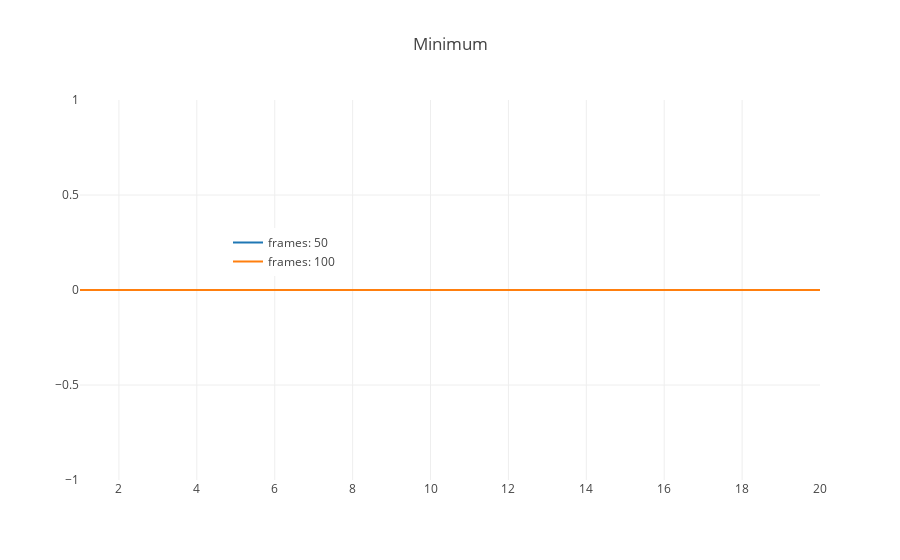
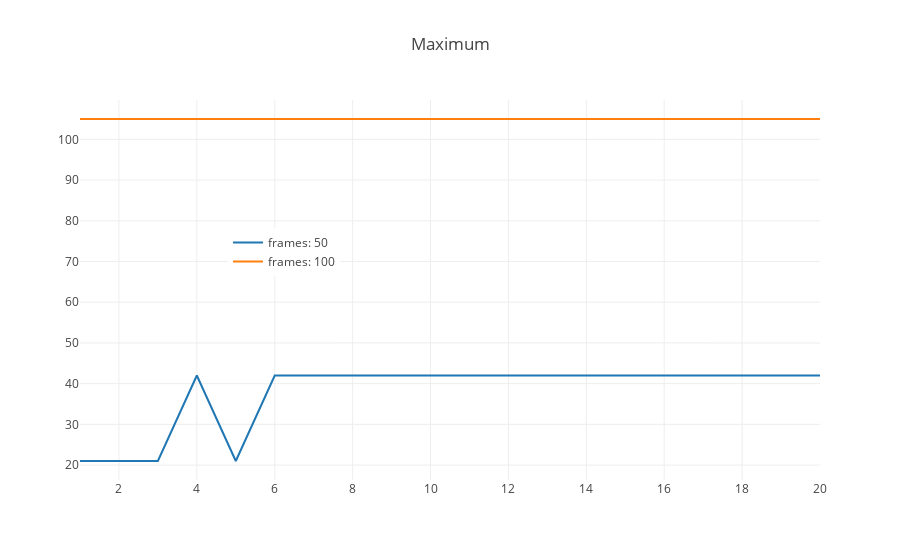
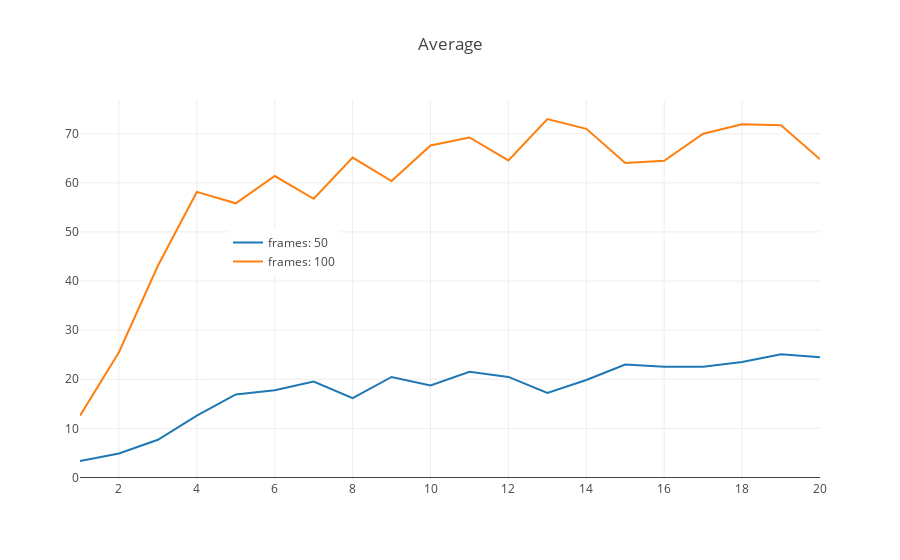

Notebook code for these charts, in order:
### Code cell
"""
test 2
- frames, from 100 to 1000
"""



lock = mp.Lock() #create a globle locker

generation = 20 # number of generations
gametitle = 'Assault-v0'
env = gym.make(gametitle)

processes = 6 # how many to run concurrently (4 is best for my local desktop)
frames = 50 #total frames each play
tpopsize = 50 #teamPopSize
rtpopSize = 0 #rTeamPopSize
action=range(env.action_space.n) #action space
rs = 0 #randseed
curr_gap = 0.5 #gap
tgap = 0.5 #tourneyGap
pLearnerD = 0.7 #learner delete
pLearnerA = 0.7 #learner add
pMutation = 0.2 #player mutation rate
pAIT = 0.5 #pActionIsTeam
mts = 5 #maxTeamSize
mps = 96 #maxProgramSize
ppd = 0.5 #pProgramDelete
ppa = 0.5 #pProgramAdd
pps = 1.0 #pProgramSwap
ppm = 1.0 #pProgramMutate
ppit = None #popInit
ar = (0.0, 1.0, 0.05) #actionRange


print("test conditions: ",
     "\ngeneration:",generation,
     "\ngametitle:",gametitle,
     "\nprocesses:",processes,
     "\nframes:",frames,
     "\ntpopsize:",tpopsize,
     "\nrtpopsize:",rtpopSize,
     "\naction:",action,
     "\nrandomseed:",rs,
     "\ncurr_gap:",curr_gap,
     "\ntgap:",tgap,
     "\npLearnerD",pLearnerD,
)

min_plot = []
max_plot = []
average_plot = []
timeintervals = []
# for loops in order to simulate data
for i in range(0,2):
    frames = (1+i)*50
    print("Frames:",frames)
    
    summary = gamebegin(generation,gametitle,processes,frames,action, rs, tpopsize, rtpopSize,
                curr_gap, pLearnerD, pLearnerA, pMutation,
                pAIT, mts, mps,
                ppd, ppa, pps,
                ppm, ppit, tgap,
                ar)
    #legend
    min_plot.append(go.Scatter(x=[i+1 for i in range(len(summary[1]))],
                               y=[i[0] for i in summary[1]],
                               name='frames: '+str(frames)))
    max_plot.append(go.Scatter(x=[i+1 for i in range(len(summary[1]))],
                               y=[i[1] for i in summary[1]],
                               name='frames: '+str(frames)))
    average_plot.append(go.Scatter(x=[i+1 for i in range(len(summary[1]))],
                                   y=[i[2] for i in summary[1]],
                                   name='frames: '+str(frames)))
    timeintervals.append(summary[0])
#figures
min_fig = go.Figure(data=min_plot,
                    layout=go.Layout(showlegend=True,
                                     legend={'x':0.2,'y':0.6},
                                     title='Minimum'))
max_fig = go.Figure(data=max_plot,
                    layout=go.Layout(showlegend=True,
                                     legend={'x':0.2,'y':0.6},
                                     title='Maximum'))
average_fig = go.Figure(data=average_plot,
                        layout=go.Layout(showlegend=True,
                                         legend={'x':0.2,'y':0.6},
                                         title='Average'))
iplot(min_fig)
iplot(max_fig)
iplot(average_fig)
#time figure
time_fig = go.Figure(data=go.scatter(x=[i+1 for i in range(len(timeintervals))],
                                y=timeintervals,name="time"),
                     layout=go.Layout(showlegend=True,
                                      legend={'x':0.2,'y':0.6},title='Time'))
iplot(time_fig)

### Figure 1 — Plotly figure (JSON) as saved in the notebook; plotly's stock layout.template omitted (floating-point values rounded to 4 significant figures)
{"data": [{"name": "frames: 50", "type": "scatter", "uid": "9e22896a-f01b-11e8-87ee-7cb0c2481b6f", "x": [1, 2, 3, 4, 5, 6, 7, 8, 9, 10, 11, 12, 13, 14, 15, 16, 17, 18, 19, 20], "y": [0, 0, 0, 0, 0, 0, 0, 0, 0, 0, 0, 0, 0, 0, 0, 0, 0, 0, 0, 0]}, {"name": "frames: 100", "type": "scatter", "uid": "9e22896b-f01b-11e8-87ee-7cb0c2481b6f", "x": [1, 2, 3, 4, 5, 6, 7, 8, 9, 10, 11, 12, 13, 14, 15, 16, 17, 18, 19, 20], "y": [0, 0, 0, 0, 0, 0, 0, 0, 0, 0, 0, 0, 0, 0, 0, 0, 0, 0, 0, 0]}], "layout": {"legend": {"x": 0.2, "y": 0.6}, "showlegend": true, "title": "Minimum"}}

### Figure 2 — Plotly figure (JSON) as saved in the notebook; plotly's stock layout.template omitted (floating-point values rounded to 4 significant figures)
{"data": [{"name": "frames: 50", "type": "scatter", "uid": "9e22896c-f01b-11e8-87ee-7cb0c2481b6f", "x": [1, 2, 3, 4, 5, 6, 7, 8, 9, 10, 11, 12, 13, 14, 15, 16, 17, 18, 19, 20], "y": [21, 21, 21, 42, 21, 42, 42, 42, 42, 42, 42, 42, 42, 42, 42, 42, 42, 42, 42, 42]}, {"name": "frames: 100", "type": "scatter", "uid": "9e22896d-f01b-11e8-87ee-7cb0c2481b6f", "x": [1, 2, 3, 4, 5, 6, 7, 8, 9, 10, 11, 12, 13, 14, 15, 16, 17, 18, 19, 20], "y": [105, 105, 105, 105, 105, 105, 105, 105, 105, 105, 105, 105, 105, 105, 105, 105, 105, 105, 105, 105]}], "layout": {"legend": {"x": 0.2, "y": 0.6}, "showlegend": true, "title": "Maximum"}}

### Figure 3 — Plotly figure (JSON) as saved in the notebook; plotly's stock layout.template omitted (floating-point values rounded to 4 significant figures)
{"data": [{"name": "frames: 50", "type": "scatter", "uid": "9e22896e-f01b-11e8-87ee-7cb0c2481b6f", "x": [1, 2, 3, 4, 5, 6, 7, 8, 9, 10, 11, 12, 13, 14, 15, 16, 17, 18, 19, 20], "y": [3.36, 4.884, 7.683, 12.6, 16.92, 17.77, 19.53, 16.15, 20.48, 18.73, 21.52, 20.49, 17.23, 19.86, 23, 22.54, 22.57, 23.5, 25.08, 24.5]}, {"name": "frames: 100", "type": "scatter", "uid": "9e22896f-f01b-11e8-87ee-7cb0c2481b6f", "x": [1, 2, 3, 4, 5, 6, 7, 8, 9, 10, 11, 12, 13, 14, 15, 16, 17, 18, 19, 20], "y": [12.6, 25.5, 43.11, 58.15, 55.83, 61.38, 56.76, 65.15, 60.38, 67.61, 69.24, 64.58, 73, 71, 64.05, 64.5, 70, 71.92, 71.75, 64.8]}], "layout": {"legend": {"x": 0.2, "y": 0.6}, "showlegend": true, "title": "Average"}}
